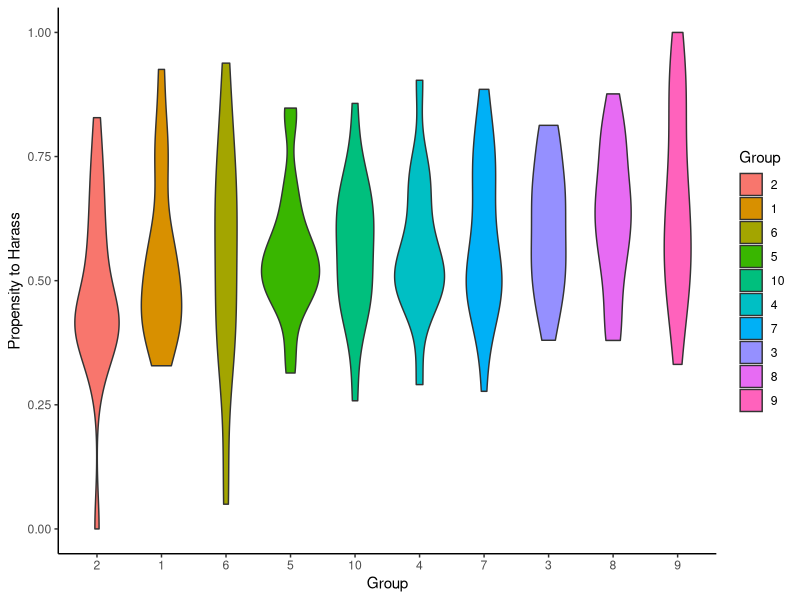
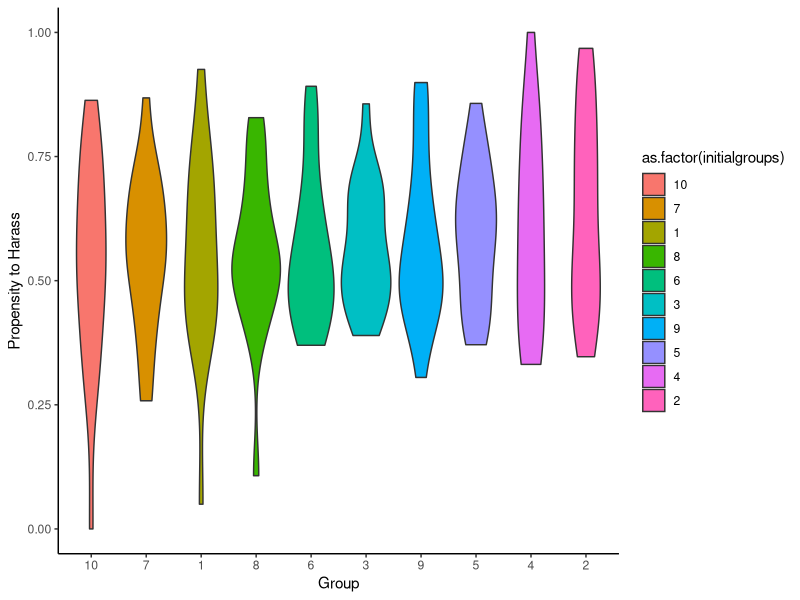

The R source for these figures, in order:
######Misogynistic Enclave Norms Model: Selection & Socialization######
###Purpose: 
#Simulate the formation of "misogynistic enclaves",concentrated groups of sexual harassment perpetrators,
#and change in group norms based on agents moving to groups and changing their behavior in order to minimize cost of intervention or harassment.

#Thompson sampling will be used to determine how agents move and change behavior.

###Agents:
#2000 agents are randomly assigned to 40 initial groups of agents. 
#Later versions of the model will test different variations of group numbers and size. 
#For this reason, the population size, number of groups, and number of agents in each group will each be parameters.

#Each agent has a harassment probability H, which represents their probability of harassing, intervening (1-H) , and retaliating against intervention (H). 
#An H probability from 0-1 will be assigned to each agent using a beta distribution with alpha & beta parameters 10. 
#Conceptually, these values represent scores on the Rape Myth Acceptance Scale.  

#Agents also have an initial perception of each group's harassment norms, which will be a beta distribution (mean, standard deviation) that is the same for each group. This distribution will be updated throughout the model as agents observe behavior in their groups. 

###Life cycle:

##Behave: 
#Harass: Each agent will be given the opportunity to perpetrate harassment. 
#The likelihood that they do so will be probabilistic, based on their H value.

#Intervene: For every harassing agent, all other agents in that agent's group will be given the opportunity to intervene against the harassing agent. 
#The likelihood that they do so will be probabilistic, based on 1-H value.

#Retaliate: Finally, all agents in the group aside from any who intervened will have the opportunity to retaliate against the intervening agents. 
#The likelihood that they do so will be probabilistic, based on their H value.

##Observe: 
#Agents will observe and store any instance in which they are intervened against or retaliated against by other agents in their group.

#Agents will use these observations to update their perception of norms in the groups. 
#If an agent is targeted by another agent in the group (i.e. intervened upon when harassing or retaliated against for intervening), this will be considered a failure,  and the observation will be used to update the focal agents' beta distribution for that group. 
#In that group, the beta distribution will now reflect a lower probability of success.
#If an agent is not targeted by any other agent in the group (i.e. able to harass without intervention or intervene without retaliation), this will be considered a success, and the observation will be used to update the focal agents' beta distribution for that group.  
#In that group, the beta distribution will now reflect a higher probability of success. 

##Conform: 
#Agents will draw a random sample from their beta distribution for their group. 
#The agent will update their h value to be some fraction of the distance between their own h and the perceived h of the group. 
#(This is essentially Thompson sampling)

##Move: 
#Agents will draw a random sample from their beta distributions for each group. 
#The agent will move to the group from which the highest value (which represents the greatest likelihood of not being targeted in the group) is selected. 
#They will behave in and observe this group during the next round of the model. 
#(This is essentially Thompson sampling)

##Repeat:
#Agents will repeat the life cycle between 1 - 10,000 times. 

### Analysis Plan

##Group norm variation:
#The change in the distribution of group norms during the course of the model (i.e. are there more extreme groups after the model is run).

##Group similarity:
#Do groups consist of agents who are more similar to each other after the model is run?

##Rate of harassment, intervention, and retaliation
#What are the rates of harassment, intervention, and retaliation, respectively, within groups and overall, before and after the model is run?


######Packages######
library(ggplot2)

######Parameters######
#number of groups
groupnum <- 10

#agents per group
groupsize <- 20

#number of agents
popsize <- (groupnum*groupsize)

#number of opportunities to move groups 
rounds <- 100

#distance of change in h value
hchange <- (1/200)

######Functions######

#Agent Generation
agentgenerate<- function(popsize,groupnum){
  #assign each agent a PIN
  PIN <- sample(1:popsize)
  
  #assign each agent a  group 
  group <- sample(rep(1:groupnum, groupsize))
  
  #assign each agent a random H-value between 0 and 1using a normal distribution
  h<-rnorm(popsize,0,1)
  h<-h+abs(min(h))
  h<-h/max(h)
  
  
  #Make data frame to store agents' group, h value, and most recent behavior
  agents<- data.frame(PIN, group, h, "harass" = 0, "intervene" = 0,"retaliate" = 0 )
  
  return(agents)
}

#check how many agents are in each group
#n<-tapply(agents$PIN,agents$group,function(x) length(x))

######Model Start######

#####Agents#####
#Generate agents
agents <- agentgenerate(popsize, groupnum)

#Store agents' initial groups 
agents$initialgroups <- agents$group

#Store agents' initial h vaules 
agents$initialh <- agents$h

#Create a matrix to store agents' alpha [[1]] and beta [[2]] values for the beta distributions of each group's norms 
#With initial beta distributions of alpha = 1 and beta = 1 (flat)
betaparams <-  list(matrix(data = 1, nrow = popsize, ncol = groupnum),matrix(data = 1, nrow = popsize, ncol = groupnum))

#Create a blank data frame to store the overall behavior of agents in each group
gbehave <- data.frame("group"= 0, "harass" = 0, "intervene" = 0,"retaliate" = 0 )

#Create a blank data frame to store the history of agent behavior in each group
gbehavehist <- data.frame("group"= 0, "harass" = 0, "intervene" = 0,"retaliate" = 0 )

#####Life Cycle#####

#For however many rounds...
for(r in 1:rounds){
  
  #For every group...
  for(g in 1:groupnum){
    
    ####Behave####
    #make a list of group members... 
    groupmem <- which(agents$group==g)
    
    if(length(groupmem)>0){
      #and generate the behavior of every agent in the group:
      
      ##Harass  
      for(a in groupmem){
        
        #If a random value drawn from a normal distribution is less than or equal to the focal agent's h-value...
        #the agent's harass number is changed to a value of 1 to represent perpetration of harassment
        if(rbinom(1,1,agents$h[a])){
          agents$harass[a] <- 1
          
          #and the sum of harassers in the focal group is increased by 1
          gbehave$harass <- gbehave$harass + 1 
          
        }
      }
      
      ##Intervene
      for(a in groupmem){
        
        #If the sum of harassers minus the value of self > 0, the focal agent may intervene...
        if((gbehave$harass - agents$harass[a])>0){
          
          #the agent's intervene number is changed to a value of 1 to represent intervention
          if(rbinom(1,1,(1-agents$h[a]))){
            agents$intervene[a] <- 1
            
            #and the sum of interveners in the focal group is increased by 1
            gbehave$intervene <- gbehave$intervene + 1 
            
          }
        }
      }
      
      ##Retaliate
      for(a in groupmem){
        
        #If the sum of interveners minus the value of self > 0, the focal agent may retaliate...
        if((gbehave$intervene - agents$intervene[a])>0){
          
          #the agent's retaliate number is changed to a value of 1 to represent retaliation
          if(rbinom(1,1,agents$h[a])){
            agents$retaliate[a] <- 1
            
            #and the sum of interveners in the focal group is increased by 1
            gbehave$retaliate <- gbehave$retaliate + 1 
            
          }
        }
      }
      
      ####Observe####
      
      for(a in groupmem){
        
        #If the focal agent harassed...
        if(agents[a,"harass"]==1){
          
          #set their Beta = Beta + # of agents who intervened
          betaparams[[2]][a,g] <- as.numeric(betaparams[[2]][a,g] + gbehave["intervene"])
          
          #and set their Alpha = Alpha + # of agents who did not intervene
          betaparams[[1]][a,g] <- as.numeric(betaparams[[1]][a,g] + (length(groupmem) - gbehave["intervene"]))
          
        }
        
        #If the focal agent intervened...
        if(agents[a,"intervene"]==1){
          
          #set their Beta = Beta + # of agents who retaliated
          betaparams[[2]][a,g] <- as.numeric(betaparams[[2]][a,g] + gbehave["retaliate"])
          
          #and set their Alpha = Alpha + # of agents who did not retaliate
          betaparams[[1]][a,g] <- as.numeric(betaparams[[1]][a,g] + (length(groupmem) - gbehave["retaliate"]))
          
        }
        
        #Reset the agents' behaviors for the next round
        agents[a,4:6] <- 0
        
      } 
      
      #Label gbehave with the focal group number
      gbehave[,1] <- g
      
      #Store agent behavior in gbehavehist
      gbehavehist <- rbind(gbehavehist,gbehave)
      
      #Draw a belief for their group
      hbelief <- rbeta(1, as.numeric(gbehave[2]), length(groupmem)-as.numeric(gbehave[2]))
      
      #The focal agent will change their h value to be a fraction of the distance between thier current h value and the drawn belief of their group. 
      agents[a, "h"] <- agents[a, "h"] - (hchange * ((agents[a, "h"]) - hbelief))
      
      
      #Clear gbehave for the next round
      gbehave[,1:4] <- 0
      
    }
  }
   
  ####Move####
  #Make a vector of agent's new group
  newgroup <- rep(0,popsize)
  agentorder <- sample(1:nrow(agents))
  for(a in agentorder){
    
    #Draw a belief for each group
    gbeliefs <-rbeta(groupnum,betaparams[[1]][a,],betaparams[[2]][a,])
    
    gbeliefs <- gbeliefs *(sapply(1:groupnum, function(x) 
      sum(newgroup == x)) <= groupsize)
    
    newgroup[a] <- which.max(gbeliefs)
    
    agents$group[a] <- newgroup[a]
  }
}


####Analysis####
#*not done*

#Set groups as a factor
agents$group<-factor(agents$group,levels=sort(unique(agents$group))[order(tapply(agents$h,agents$group,mean))])

agents$initialgroups<-factor(agents$initialgroups,levels=sort(unique(agents$initialgroups))[order(tapply(agents$h,agents$initialgroups,mean))])

#Plot the h values of group members
qplot(group,h,fill=as.factor(group),data=agents,geom="blank",xlab = "Group", ylab = "Propensity to Harass")+geom_violin()+theme_classic()+scale_fill_discrete(name="Group")
#ggsave("25x10x1000.jpeg", plot=last_plot(), width=150, height=110, units="mm", path ="C:/Users/delan/Documents/R/misogynistic_enclave_norms", scale = 1, dpi=300, limitsize=TRUE)

#Plot the initial h values of initial group members
qplot(initialgroups,initialh,fill=as.factor(initialgroups),data=agents,geom="blank",xlab = "Group", ylab = "Propensity to Harass")+geom_violin()+theme_classic()

#Calculate overall h value differences between groups
hanova <- anova(aov(h~as.factor(group),data=agents))

#Calculate overall h value differences between the initial groups
hanovainitial <- anova(aov(initialh~as.factor(initialgroups),data=agents))

#Calculate the mean h in each group
hmean<-tapply(agents$h,agents$group,function(x) mean(x))

#Calculate the mean h of in the initial groups
initialmean<-tapply(agents$initialh,agents$initialgroups,function(x) mean(x))

#Calculate the variance of h in each group
hvar<-tapply(agents$h,agents$group,function(x) var(x))

#Calculate the variance of h in the initial groups
initialhvar <- tapply(agents$initialh,agents$initialgroups,function(x) var(x))

#set group levels as factor
groups <- factor(agents$group)

#Conduct a pairwise comparison of h levels in each group
hpairwise <- pairwise.t.test(agents$h, groups, p.adj = "none")

#need to graph rate of harassment, intervention, retaliation
